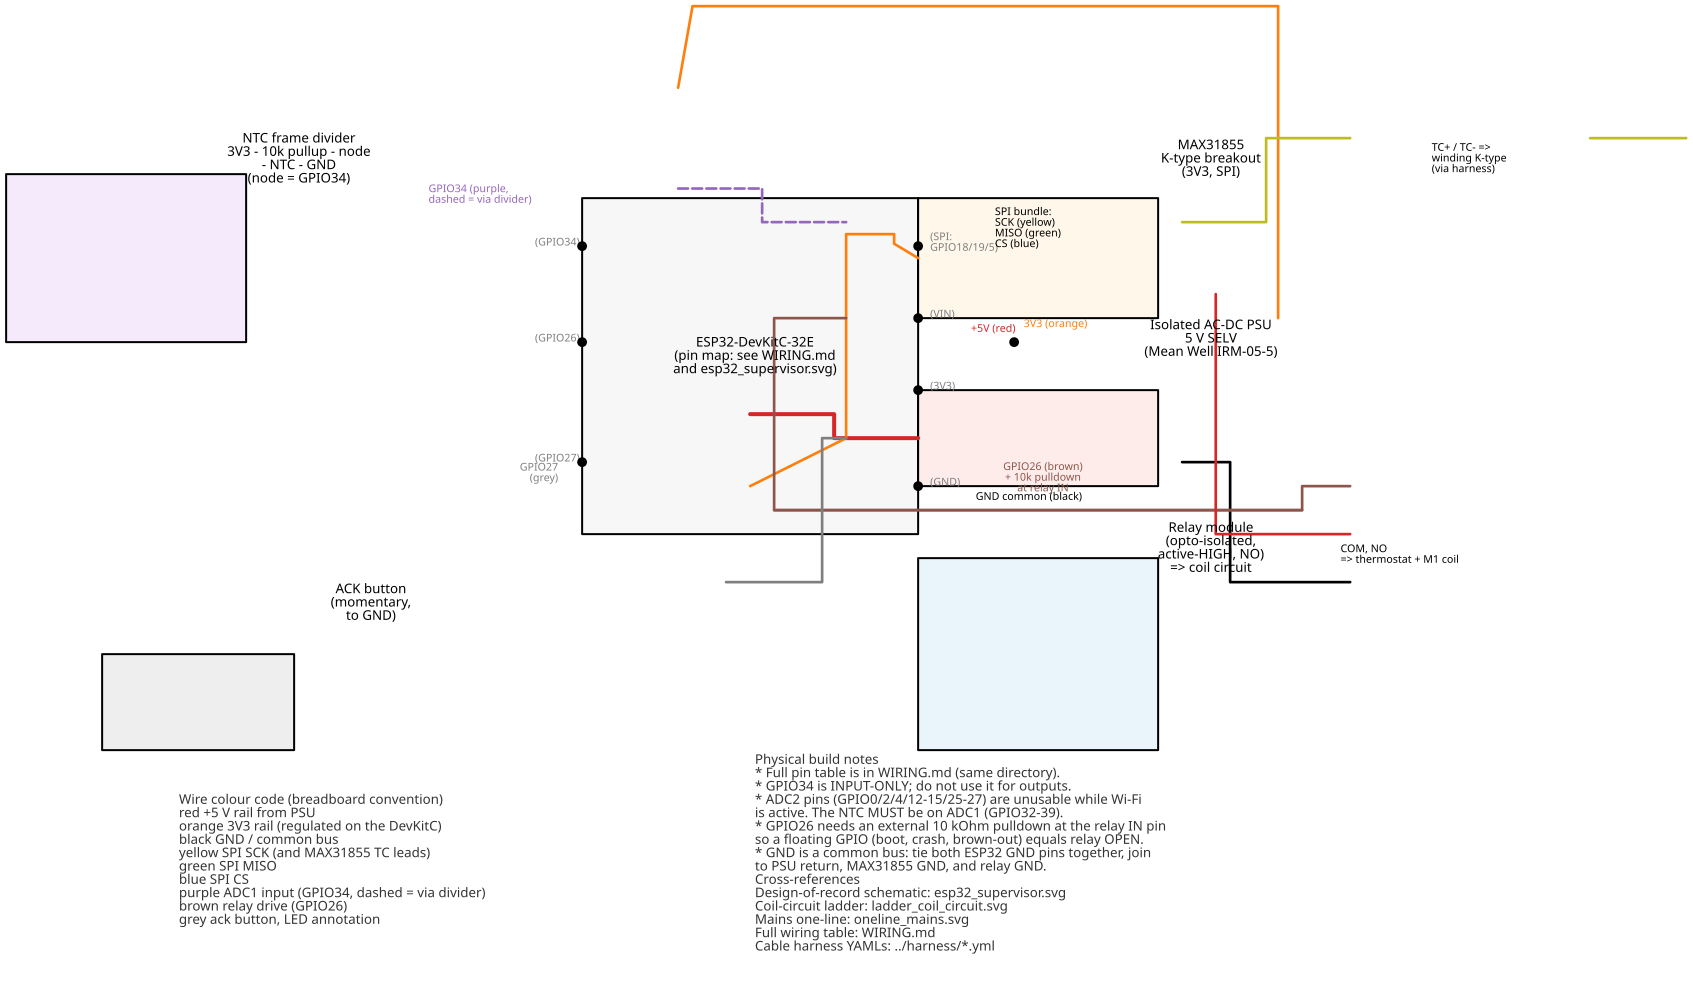

Source code (Python):
#!/usr/bin/env -S uv run --script
# /// script
# requires-python = ">=3.10"
# dependencies = ["schemdraw>=0.19"]
# ///
"""
ESP32 supervisor — block-and-wire pictorial.

Deliberately simpler than the signal-level schematic
(esp32_supervisor.svg) and complementary to WIRING.md. The value
of this drawing is spatial: where each module sits relative to the
ESP32, and which colours of wire go where. The pin-level truth
lives in the schematic and the wiring table.

Regenerate with:  uv run hardware/schematic/esp32_pictorial.py
"""

from pathlib import Path
import schemdraw
import schemdraw.elements as e
from schemdraw.segments import Segment

HERE = Path(__file__).parent

RED    = '#d62728'
ORANGE = '#ff7f0e'
BLACK  = '#000000'
YELLOW = '#bcbd22'
GREEN  = '#2ca02c'
BLUE   = '#1f77b4'
PURPLE = '#9467bd'
BROWN  = '#8c564b'
GREY   = '#7f7f7f'


class Wire(e.Element):
    """Coloured polyline between arbitrary points — bypasses SchemDraw
    flow-based orientation so wires never rotate unexpectedly."""
    def __init__(self, points, color=BLACK, linewidth=2, dashed=False, **kwargs):
        super().__init__(**kwargs)
        seg = Segment(points)
        if dashed:
            seg.ls = '--'
        seg.lw = linewidth
        seg.color = color
        self.segments.append(seg)
        self.anchors['start'] = points[0]
        self.anchors['end'] = points[-1]


def block(d, x, y, w, h, label, color='#f7f7f7', edgecolor='black'):
    """Draw a filled labelled rectangle at (x, y) with corner at bottom-left."""
    seg = Segment([(x, y), (x + w, y), (x + w, y + h), (x, y + h), (x, y)])
    seg.fill = color
    seg.color = edgecolor
    seg.lw = 1.5
    el = e.Element()
    el.segments.append(seg)
    d.add(el)
    d.add(e.Label().at((x + w / 2, y + h / 2)).label(label, loc='center'))


with schemdraw.Drawing(show=False) as d:
    d.config(fontsize=10, unit=1.0)

    # =============================================================
    # Layout: ESP32 in the centre. Each external module has a
    # comfortable clear zone around it. Coordinates are in schemdraw
    # units, no overlaps by construction.
    # =============================================================

    # ESP32 module
    ESP_X, ESP_Y, ESP_W, ESP_H = -3.5, -3.5, 7.0, 7.0
    block(d, ESP_X, ESP_Y, ESP_W, ESP_H,
          'ESP32-DevKitC-32E\n\n(pin map: see WIRING.md\nand esp32_supervisor.svg)')

    # Labelled "port" anchors on the ESP32 edges — the physical pin
    # locations that connect out to the external modules.
    port_TC_out       = (ESP_X + ESP_W, ESP_Y + ESP_H - 1.0)  # right side, upper
    port_5V_in        = (ESP_X + ESP_W, ESP_Y + ESP_H - 2.5)  # right side, mid-upper
    port_3V3_out      = (ESP_X + ESP_W, ESP_Y + ESP_H - 4.0)  # right side, mid
    port_GND_R        = (ESP_X + ESP_W, ESP_Y + 1.0)          # right side, bottom
    port_NTC_in       = (ESP_X, ESP_Y + ESP_H - 1.0)          # left side, upper
    port_RLY_out      = (ESP_X, ESP_Y + ESP_H - 3.0)          # left side, mid
    port_ACK_in       = (ESP_X, ESP_Y + 1.5)                  # left side, bottom

    # Label the ports on the ESP32 boundary
    for pt, txt, col in [
        (port_TC_out,  '(SPI:\n GPIO18/19/5)', GREY),
        (port_5V_in,   '(VIN)',                 GREY),
        (port_3V3_out, '(3V3)',                 GREY),
        (port_GND_R,   '(GND)',                 GREY),
        (port_NTC_in,  '(GPIO34)',              GREY),
        (port_RLY_out, '(GPIO26)',              GREY),
        (port_ACK_in,  '(GPIO27)',              GREY),
    ]:
        d.add(e.Dot().at(pt))
        d.add(e.Label().at((pt[0] + (0.15 if pt[0] > 0 else -0.15), pt[1])).label(
            txt, loc='right' if pt[0] > 0 else 'left', fontsize=8, color=col))

    # ----- MAX31855 breakout (upper right)
    MX_X, MX_Y, MX_W, MX_H = 7.0, 3.0, 5.0, 2.5
    block(d, MX_X, MX_Y, MX_W, MX_H,
          'MAX31855\nK-type breakout\n(3V3, SPI)',
          color='#fef7ea')
    mx_spi_in = (MX_X, MX_Y + MX_H / 2)
    mx_tc_out = (MX_X + MX_W, MX_Y + MX_H / 2)

    # ----- Isolated PSU (upper far right, feeds +5V to ESP32)
    PSU_X, PSU_Y, PSU_W, PSU_H = 7.0, -0.5, 5.0, 2.0
    block(d, PSU_X, PSU_Y, PSU_W, PSU_H,
          'Isolated AC-DC PSU\n5 V SELV\n(Mean Well IRM-05-5)',
          color='#fdecea')
    psu_5v_out = (PSU_X, PSU_Y + PSU_H / 2)

    # ----- Relay module (lower right)
    RLY_X, RLY_Y, RLY_W, RLY_H = 7.0, -6.0, 5.0, 4.0
    block(d, RLY_X, RLY_Y, RLY_W, RLY_H,
          'Relay module\n(opto-isolated,\nactive-HIGH, NO)\n\n=> coil circuit',
          color='#eaf4fb')
    rly_in    = (RLY_X, RLY_Y + RLY_H - 1.0)
    rly_5v    = (RLY_X, RLY_Y + RLY_H - 2.0)
    rly_gnd   = (RLY_X, RLY_Y + RLY_H - 3.0)
    rly_contacts_out = (RLY_X + RLY_W, RLY_Y + RLY_H / 2)

    d.add(e.Label().at((RLY_X + RLY_W + 0.2, rly_contacts_out[1])).label(
        'COM, NO\n=> thermostat + M1 coil',
        loc='right', fontsize=8))

    # ----- NTC frame divider (upper left)
    NTC_X, NTC_Y, NTC_W, NTC_H = -12.0, 2.5, 5.0, 3.5
    block(d, NTC_X, NTC_Y, NTC_W, NTC_H,
          'NTC frame divider\n3V3 - 10k pullup - node\n              - NTC - GND\n(node = GPIO34)',
          color='#f4eafb')
    ntc_out_3v3 = (NTC_X + NTC_W, NTC_Y + NTC_H - 0.7)  # right side, upper (3V3 in)
    ntc_out_gpio = (NTC_X + NTC_W, NTC_Y + 0.7)         # right side, lower (signal out)

    # ----- Ack button (lower left)
    BTN_X, BTN_Y, BTN_W, BTN_H = -10.0, -6.0, 4.0, 2.0
    block(d, BTN_X, BTN_Y, BTN_W, BTN_H,
          'ACK button\n(momentary,\nto GND)',
          color='#eeeeee')
    btn_out = (BTN_X + BTN_W, BTN_Y + BTN_H / 2)

    # =============================================================
    # Wires — colour-coded, generously routed to avoid crossings
    # =============================================================

    # +5V from PSU to ESP32 VIN
    d.add(Wire([psu_5v_out, ((psu_5v_out[0] + port_5V_in[0]) / 2, psu_5v_out[1]),
                ((psu_5v_out[0] + port_5V_in[0]) / 2, port_5V_in[1]),
                port_5V_in],
               color=RED, linewidth=3))
    d.add(e.Label().at((port_5V_in[0] + 1.0, port_5V_in[1] - 0.3)).label(
        '+5V (red)', loc='right', color=RED, fontsize=8))

    # 3V3 from ESP32 to MAX31855 (VCC) and to NTC divider (top)
    # First to a junction, then to both consumers.
    junction_3v3 = (port_3V3_out[0] + 2.0, port_3V3_out[1] + 1.0)
    d.add(Wire([port_3V3_out, junction_3v3,
                (junction_3v3[0], mx_spi_in[1] + 0.5),
                (mx_spi_in[0] - 0.5, mx_spi_in[1] + 0.5),
                (mx_spi_in[0] - 0.5, mx_spi_in[1] + 0.3),
                mx_spi_in],
               color=ORANGE, linewidth=2))
    d.add(e.Dot().at(junction_3v3))
    # Second branch: back across to NTC divider top-right (crosses over the ESP32)
    d.add(Wire([junction_3v3,
                (junction_3v3[0], NTC_Y + NTC_H + 1.0),
                (ntc_out_3v3[0] + 0.3, NTC_Y + NTC_H + 1.0),
                ntc_out_3v3],
               color=ORANGE, linewidth=2))
    d.add(e.Label().at((junction_3v3[0] + 0.1, junction_3v3[1] + 0.3)).label(
        '3V3 (orange)', loc='right', color=ORANGE, fontsize=8))

    # GND common bus — from ESP32 right-side GND, split down to PSU and Relay
    d.add(Wire([port_GND_R, (port_GND_R[0] + 1.0, port_GND_R[1]),
                (port_GND_R[0] + 1.0, rly_gnd[1]),
                rly_gnd],
               color=BLACK, linewidth=2))
    d.add(e.Label().at((port_GND_R[0] + 1.1, port_GND_R[1] - 0.3)).label(
        'GND common (black)', loc='right', color=BLACK, fontsize=8))

    # SPI: from ESP32 TC-out port bundle to MAX31855 left side
    d.add(Wire([port_TC_out, ((port_TC_out[0] + mx_spi_in[0]) / 2, port_TC_out[1]),
                ((port_TC_out[0] + mx_spi_in[0]) / 2, mx_spi_in[1]),
                mx_spi_in],
               color=YELLOW, linewidth=2))
    d.add(e.Label().at((port_TC_out[0] + 1.5, port_TC_out[1] + 0.3)).label(
        'SPI bundle:\n SCK (yellow)\n MISO (green)\n CS (blue)',
        loc='right', halign='left', fontsize=8))

    # Thermocouple leads out of MAX31855 to the winding pigtail
    d.add(Wire([mx_tc_out, (mx_tc_out[0] + 2.0, mx_tc_out[1])],
               color=YELLOW, linewidth=2))
    d.add(e.Label().at((mx_tc_out[0] + 2.1, mx_tc_out[1])).label(
        'TC+ / TC- =>\nwinding K-type\n(via harness)',
        loc='right', fontsize=8))

    # NTC divider signal to ESP32 GPIO34 (dashed purple — via the divider node)
    d.add(Wire([ntc_out_gpio, ((ntc_out_gpio[0] + port_NTC_in[0]) / 2, ntc_out_gpio[1]),
                ((ntc_out_gpio[0] + port_NTC_in[0]) / 2, port_NTC_in[1]),
                port_NTC_in],
               color=PURPLE, linewidth=2, dashed=True))
    d.add(e.Label().at((ntc_out_gpio[0] + 0.2, ntc_out_gpio[1] + 0.3)).label(
        'GPIO34 (purple,\ndashed = via divider)',
        loc='right', color=PURPLE, fontsize=8))

    # Relay drive: GPIO26 -> relay IN (with pulldown noted)
    d.add(Wire([port_RLY_out, (port_RLY_out[0] - 1.5, port_RLY_out[1]),
                (port_RLY_out[0] - 1.5, rly_in[1] - 0.5),
                (rly_in[0] - 1.0, rly_in[1] - 0.5),
                (rly_in[0] - 1.0, rly_in[1]),
                rly_in],
               color=BROWN, linewidth=2))
    # Route the relay-drive brown wire under/around the ESP32 body
    d.add(Wire([(port_RLY_out[0] - 1.5, rly_in[1] - 0.5),
                (rly_in[0] - 1.0, rly_in[1] - 0.5)],
               color=BROWN, linewidth=2))
    d.add(e.Label().at((rly_in[0] - 1.0, rly_in[1] + 0.6)).label(
        'GPIO26 (brown)\n+ 10k pulldown\n at relay IN',
        loc='center', color=BROWN, fontsize=8))

    # Relay +5V feed (from same +5V bus)
    d.add(Wire([(port_5V_in[0] + 0.7, port_5V_in[1]),
                (port_5V_in[0] + 0.7, rly_5v[1]),
                rly_5v],
               color=RED, linewidth=2))

    # Ack button wire from GPIO27 to button
    d.add(Wire([port_ACK_in, (port_ACK_in[0] - 0.5, port_ACK_in[1]),
                (port_ACK_in[0] - 0.5, btn_out[1]),
                btn_out],
               color=GREY, linewidth=2))
    d.add(e.Label().at((port_ACK_in[0] - 0.6, port_ACK_in[1] - 0.3)).label(
        'GPIO27\n(grey)', loc='left', color=GREY, fontsize=8))

    # =============================================================
    # Legend + notes
    # =============================================================
    NOTES_Y = -10.5
    d.add(e.Label().at((NTC_X, NOTES_Y)).label(
        'Wire colour code (breadboard convention)\n\n'
        '  red     +5 V rail from PSU\n'
        '  orange  3V3 rail (regulated on the DevKitC)\n'
        '  black   GND / common bus\n'
        '  yellow  SPI SCK  (and MAX31855 TC leads)\n'
        '  green   SPI MISO\n'
        '  blue    SPI CS\n'
        '  purple  ADC1 input (GPIO34, dashed = via divider)\n'
        '  brown   relay drive (GPIO26)\n'
        '  grey    ack button, LED annotation',
        loc='right', halign='left', color='#333',
    ))

    d.add(e.Label().at((0.0, NOTES_Y)).label(
        'Physical build notes\n\n'
        '  * Full pin table is in WIRING.md (same directory).\n'
        '  * GPIO34 is INPUT-ONLY; do not use it for outputs.\n'
        '  * ADC2 pins (GPIO0/2/4/12-15/25-27) are unusable while Wi-Fi\n'
        '    is active. The NTC MUST be on ADC1 (GPIO32-39).\n'
        '  * GPIO26 needs an external 10 kOhm pulldown at the relay IN pin\n'
        '    so a floating GPIO (boot, crash, brown-out) equals relay OPEN.\n'
        '  * GND is a common bus: tie both ESP32 GND pins together, join\n'
        '    to PSU return, MAX31855 GND, and relay GND.\n\n'
        'Cross-references\n'
        '  Design-of-record schematic:  esp32_supervisor.svg\n'
        '  Coil-circuit ladder:         ladder_coil_circuit.svg\n'
        '  Mains one-line:              oneline_mains.svg\n'
        '  Full wiring table:           WIRING.md\n'
        '  Cable harness YAMLs:         ../harness/*.yml',
        loc='right', halign='left', color='#333',
    ))

    out_svg = HERE / 'esp32_pictorial.svg'
    d.save(str(out_svg))
    print(f'wrote {out_svg}')
